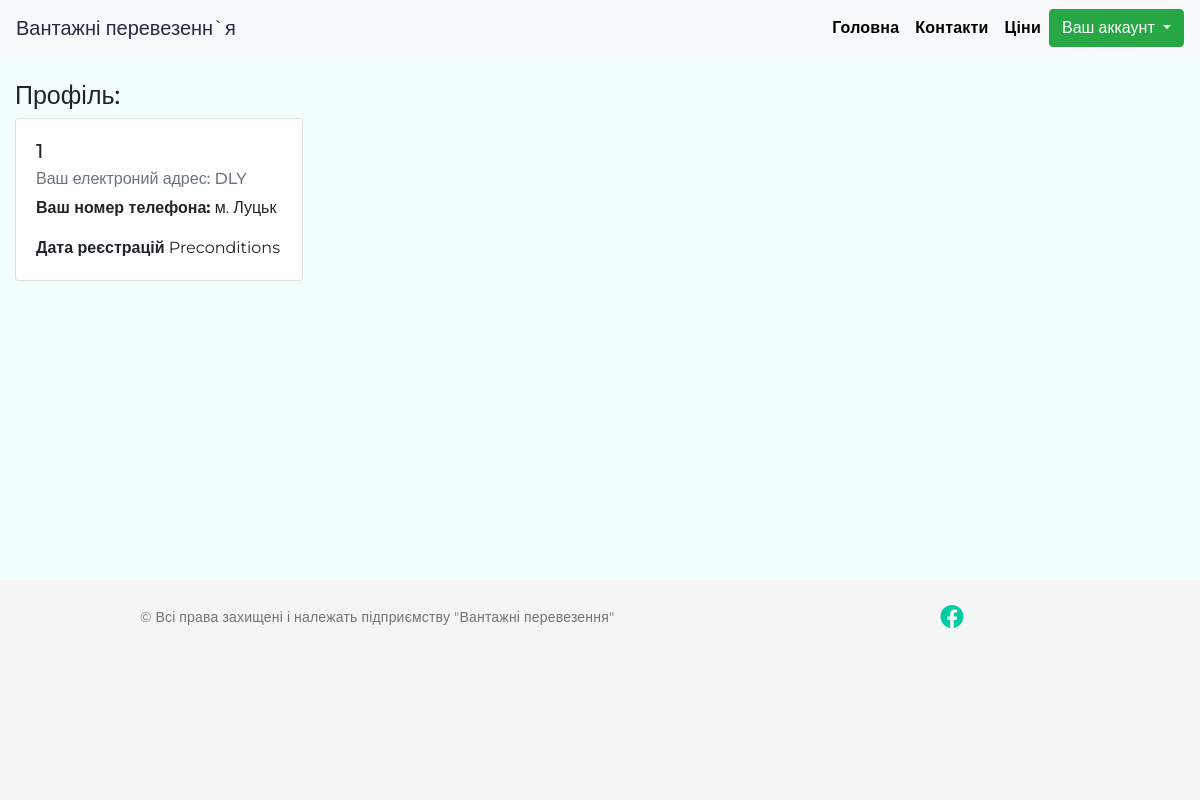
Page /orders (signed in) on the committed database.
### app.py (models this page shows, shortened)
class Orders(db.Model):
    __tablename__ = "orders"
    id_orders = db.Column(db.Integer, primary_key = True)
    id_user= db.Column(db.Integer,db.ForeignKey('users.id_users'))
    cargo = db.Column(db.String(150))
    weight = db.Column(db.String(60))
    check_orders = db.Column(db.String(50),default = "В обробці")
    ts_orders = db.Column(db.DateTime,default = datetime.utcnow)
    city_sender= db.Column(db.Integer,db.ForeignKey('citys.id'))
    steet_sender= db.Column(db.String(255))
    house_number = db.Column(db.Integer)
    date_senders = db.Column(db.String(60),default ="__")
    date_recipients = db.Column(db.String(60),default ="__")
    pay_method = db.Column(db.String(60))
    suma = db.Column(db.String(60),default ="__")
    user = db.relationship('Users', backref=db.backref("orders",overlaps ="citys,user",cascade="all, delete-orphan",lazy = "dynamic"))
    city = db.relationship('Citys', backref=db.backref("orders", overlaps ="citys,users",cascade="all, delete-orphan",lazy = "dynamic"))

class Users(UserMixin,db.Model):
    id_users = db.Column(db.Integer, primary_key = True)
    pib = db.Column(db.String(255))
    email = db.Column(db.String(150), index = True, unique = True)
    phone_number = db.Column(db.String(15))
    password_hash = db.Column(db.String(128))
    ts_registry = db.Column(db.DateTime, default = datetime.utcnow())
    role = db.Column(db.String(50),default = "User")
    citys = db.relationship("Citys",secondary = "orders")
    def __repr__(self):
        return  self.pib

class Citys(db.Model):
    __tablename__ = "citys"
    id = db.Column(db.Integer, primary_key = True)
    city = db.Column(db.String(255))
    users  = db.relationship("Users",secondary = "orders",lazy = 'subquery')
    def __repr__(self):
        return self.city

### app.py (the view)
@app.route('/orders')
@login_required
def orders():
   	id = current_user.id_users
   	user = Users.query.first_or_404(id)
   	order = user.orders.order_by(Orders.ts_orders.desc()).all()
   	return render_template("orders.html",id = id ,user = user , order = order)

### app.py (called while the page is built)
@login.user_loader
def load_user(id_users):
    return Users.query.get(int(id_users))

### templates/orders.html (shortened to what this page needs)
{% extends "base.html" %}
{% import 'bootstrap/wtf.html' as wtf %}
{% block body %}
        <div class="container-fluid">
            <h1 class=" mt-4 ">Профіль:</h1>
   {% for order in order %}
         <div class="card mb-4" style="width: 18rem;">
  <div class="card-body">
    <h5 class="card-title">{{order.id_orders}}</h5>
    <h6 class="card-subtitle mb-2 text-muted">Ваш електроний адрес:  {{order.user}}</h6>
    <p class="card-text"><strong>Ваш номер телефона:</strong> {{order.city}}</p>
        <p class="card-text"><strong>Дата реєстрацій</strong> {{order.cargo}}</p>
  </div>
</div>
{% endfor %}
{% endblock %}

### static/style.css (style rules this page uses)
* { padding: 0; margin: 0; }
html { position: relative; min-height: 100%; }
body { background-color: #F3FFFD; font-family: 'Montserrat', sans-serif; font-size: 16px; min-height: 100%; height: 100%; margin-bottom: 100px; }
@media (max-width:1200px) { body { margin-bottom: 220px; } }
@media (max-width:1200px) { h1 { font-size: 25px; } }

### rows in the picture
Orders: id_orders "1", user "DLY", city "м. Луцьк", cargo "Preconditions"
